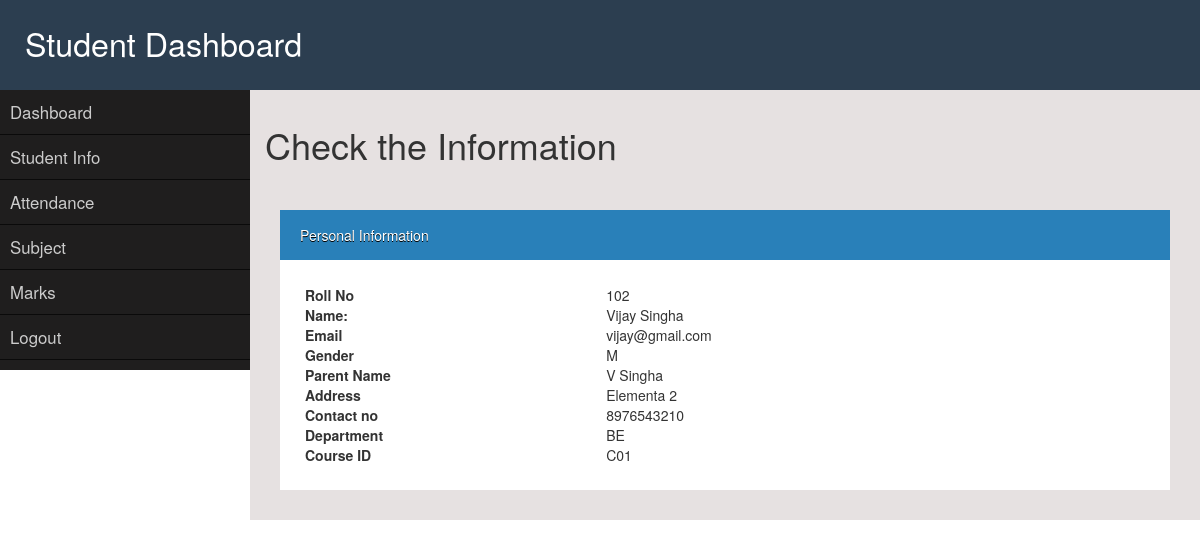
/info/ (signed in), run on the app's committed database.
### school/models.py (models this page shows, shortened)
class Student(models.Model):
    roll_no = models.CharField(max_length=20, primary_key=True)
    name = models.CharField(max_length=200)
    student_email = models.EmailField(max_length = 100)
    password = models.CharField(max_length = 200)
    gender = models.CharField(max_length=1)
    parent_name = models.CharField(max_length=201)
    address = models.TextField(max_length=400)
    phone_no = models.CharField(max_length = 10, unique=True)
    department = models.CharField(max_length=30)
    course = models.ForeignKey(Course, on_delete=models.CASCADE, default=0)

### school/views.py (the view, shortened to what this page needs)
# urls.py: url(r'^info/$', views.info, name="info"),
def info(request):
    if 'teacher' in request.session:
        sessn_val = request.session['teacher']
        teacher_data = Teacher.objects.all().filter(teacher_id=sessn_val)
        for i in teacher_data:
            j = i.course
        subject_data = Subject.objects.all().filter(course= j)
        course_data = Course.objects.all().filter(course_name=j)
        content = {'teacher_data': teacher_data, 'subject_data':subject_data, 'course_data':course_data}
        return render(request, 'school/personal_info.html', content)
    elif 'student' in request.session:
        sessn_val = request.session['student']
        student_data = Student.objects.all().filter(roll_no=sessn_val)
        for i in student_data:
            j = i.course
        teacher_data = Teacher.objects.all().filter(course= j)
        subject_data = Subject.objects.all().filter(course= j)
        course_data = Course.objects.all().filter(course_name=j)
        content = {'student_data': student_data, 'teacher_data': teacher_data, 'subject_data':subject_data, 'course_data':course_data}
        return render(request, 'school/personal_info.html', content)

### school/models.py (called while the page is built)
    def __str__(self):
        return self.course_name

### templates/school/personal_info.html (shortened to what this page needs)
{%  extends "school/dashboard.html" %}
                    {% block dashboard %}
                    <h1>Check the Information</h1>
                    <br>
                    <div id="box">
                        <div class="box-top">Personal Information</div>
                        <div class="box-panel">
                          {% if 'teacher' in request.session %}
                                {% for i in teacher_data %}
                                <table style="width:80%">
                                    <tr>
                                      <th>Teacher ID</th>
                                      <td>{{ i.teacher_id }}</td>
                                    </tr>
                                    <tr>
                                      <th>Name</th>
                                      <td>{{ i.teacher_name }}</td>
                                    </tr>
                                    <tr>
                                      <th>Email</th>
                                      <td>{{ i.email }}</td>
                                    </tr>
                                    <tr>
                                      <th>Contact No</th>
                                      <td>{{ i.phone_no }}</td>
                                    </tr>
                                    <tr>
                                      <th>Course</th>
                                      <td>{{ i.course }}</td>
                                    </tr>
                                </table>
                                {% endfor %}
                          {% else %}
                                {% for i in student_data %}
                                    <table style="width:80%">
                                            <tr>
                                              <th>Roll No</th>
                                              <td>{{ i.roll_no }}</td>
                                            </tr>
                                            <tr>
                                              <th>Name:</th>
                                              <td>{{ i.name }}</td>
                                            </tr>
                                            <tr>
                                              <th>Email</th>
                                              <td>{{ i.student_email }}</td>
                                            </tr>
                                            <tr>
                                              <th>Gender</th>
                                              <td>{{ i.gender }}</td>
                                            </tr>
                                            <tr>
                                              <th>Parent Name</th>
                                              <td>{{ i.parent_name }}</td>
                                            </tr>
                                            <tr>
                                              <th>Address</th>
                                              <td>{{ i.address }}</td>
                                            </tr>
                                            <tr>
                                              <th>Contact no</th>
                                              <td>{{ i.phone_no }}</td>
                                            </tr>
                                            <tr>
                                              <th>Department</th>
                                              <td>{{ i.department }}</td>
                                            </tr>
                                            <tr>
                                              <th>Course ID</th>
                                              <td>{{ i.course_id }}</td>
                                            </tr>
                                    </table>
                                  {% endfor %}
                          {% endif %}
                        </div>
                    </div>
            </div>
{% endblock %}

### static/school/style.css (style rules this page uses)
* { margin: 0; padding: 0; box-sizing: border-box; }
body { font-family: Georgia, 'Times New Roman', Times, serif; }
div#box { margin: 15px; }
div#box .box-top { color: #fff; text-shadow: 0px 1px #000; background-color: #2980b9; padding: 15px; padding-left: 20px; font-weight: 300; }
div#box .box-panel { padding: 25px; background-color: #fff; color: #333; }
th, td { padding: 15px; text-align: left; }

### data on the page
Student: roll_no "102", name "Vijay Singha", student_email "vijay@gmail.com", gender "M", parent_name "V Singha", address "Elementa 2", phone_no "8976543210", department "BE", course_id "C01"
